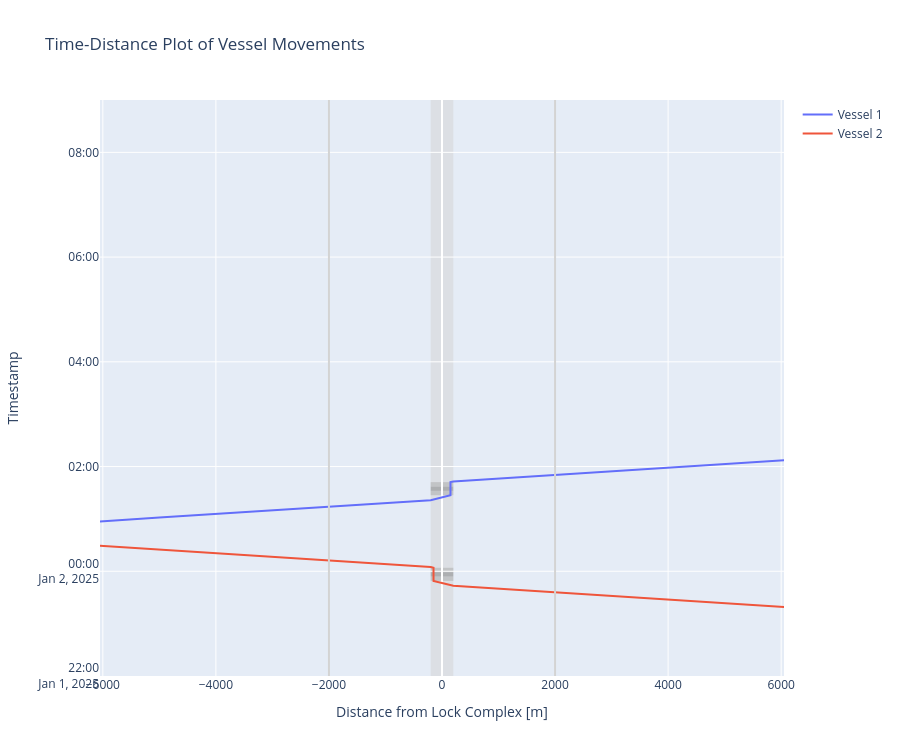

Notebook code for this chart:
### Code cell
def cm_to_pixels(cm):
    return cm * 37.8 # Set figure height to 10 cmfig.update_layout(height=cm_to_pixels(10))

# We can plot the time-distance diagram
fig = lock_2.create_time_distance_plot(vessels = vessels, 
                                       xlimmin = -6050, 
                                       xlimmax = 6050,
                                       ylimmin = pd.Timestamp('2025-01-01 22:00:00'),
                                       ylimmax = pd.Timestamp('2025-01-02 09:00:00'),
                                       method='Plotly')

fig.update_layout(height=cm_to_pixels(20))

### Figure 1 — Plotly figure (JSON) as saved in the notebook; plotly's stock layout.template omitted (floating-point values rounded to 4 significant figures)
{"data": [{"mode": "lines", "name": "Vessel 1", "type": "scatter", "x": [-15000.0, -15000.0, -15000.0, -15000.0, -15000.0, -15000.0, -15000.0, -15000.0, -15000.0, -15000.0, -15000.0, -5000.0, -5000.0, -5000.0, -200.0, -200.0, 150.0, 150.0, 150.0, 150.0, 200.0, 200.0, 5000.0, 5000.0, 5000.0, 340600.0], "y": ["2025-01-01T23:18:20", "2025-01-01T23:38:20", "2025-01-01T23:38:20", "2025-01-01T23:44:00.172786", "2025-01-01T23:49:00.172786", "2025-01-01T23:54:00.172786", "2025-01-01T23:59:00.172786", "2025-01-01T23:59:48.768899", "2025-01-01T23:59:48.768899", "2025-01-02T00:19:48.768899", "2025-01-02T00:19:48.768899", "2025-01-02T01:01:28.768899", "2025-01-02T01:01:28.768899", "2025-01-02T01:01:28.768899", "2025-01-02T01:21:28.768899", "2025-01-02T01:21:28.768899", "2025-01-02T01:27:08.941685", "2025-01-02T01:32:09", "2025-01-02T01:37:09", "2025-01-02T01:42:09", "2025-01-02T01:42:57.596112", "2025-01-02T01:42:57.596112", "2025-01-02T02:02:57.596112", "2025-01-02T02:02:57.596112", "2025-01-02T02:02:57.596112", "2025-01-03T01:21:17.596112"]}, {"mode": "lines", "name": "Vessel 2", "type": "scatter", "x": [340600.0, 5000.0, 5000.0, 5000.0, 200.0, 200.0, -150.0, -150.0, -150.0, -150.0, -200.0, -200.0, -5000.0, -5000.0, -5000.0, -15000.0, -15000.0, -15000.0, -15000.0, -15000.0, -15000.0, -15000.0, -15000.0, -15000.0, -15000.0, -15000.0], "y": ["2025-01-01T00:05:00", "2025-01-01T23:23:20", "2025-01-01T23:23:20", "2025-01-01T23:23:20", "2025-01-01T23:43:20", "2025-01-01T23:43:20", "2025-01-01T23:49:00.172786", "2025-01-01T23:54:00.172786", "2025-01-01T23:59:00.172786", "2025-01-02T00:04:00.172786", "2025-01-02T00:04:48.768899", "2025-01-02T00:04:48.768899", "2025-01-02T00:24:48.768899", "2025-01-02T00:24:48.768899", "2025-01-02T00:24:48.768899", "2025-01-02T01:06:28.768899", "2025-01-02T01:06:28.768899", "2025-01-02T01:26:28.768899", "2025-01-02T01:26:28.768899", "2025-01-02T01:32:08.941685", "2025-01-02T01:37:09", "2025-01-02T01:42:09", "2025-01-02T01:47:09", "2025-01-02T01:47:57.596112", "2025-01-02T01:47:57.596112", "2025-01-02T02:07:57.596112"]}], "layout": {"height": 756, "shapes": [{"fillcolor": "lightgrey", "layer": "below", "line": {"width": 0}, "name": "Lock Geometry", "opacity": 0.5, "type": "rect", "x0": -200, "x1": 200, "y0": "2025-01-01T22:00:00", "y1": "2025-01-02T09:00:00"}, {"fillcolor": "darkgrey", "layer": "below", "line": {"width": 0}, "name": "Lock doors closing", "opacity": 0.5, "type": "rect", "x0": -200, "x1": 200, "y0": "2025-01-01T00:05:00", "y1": "2025-01-01T00:10:00"}, {"fillcolor": "grey", "layer": "below", "line": {"width": 0}, "name": "Lock chamber converting", "opacity": 0.5, "type": "rect", "x0": -200, "x1": 200, "y0": "2025-01-01T00:10:00", "y1": "2025-01-01T00:15:00"}, {"fillcolor": "darkgrey", "layer": "below", "line": {"width": 0}, "name": "Lock doors opening", "opacity": 0.5, "type": "rect", "x0": -200, "x1": 200, "y0": "2025-01-01T00:15:00", "y1": "2025-01-01T00:20:00"}, {"fillcolor": "darkgrey", "layer": "below", "line": {"width": 0}, "name": "Lock doors closing", "opacity": 0.5, "type": "rect", "x0": -200, "x1": 200, "y0": "2025-01-01T23:49:00.172786", "y1": "2025-01-01T23:54:00.172786"}, {"fillcolor": "grey", "layer": "below", "line": {"width": 0}, "name": "Lock chamber converting", "opacity": 0.5, "type": "rect", "x0": -200, "x1": 200, "y0": "2025-01-01T23:54:00.172786", "y1": "2025-01-01T23:59:00.172786"}, {"fillcolor": "darkgrey", "layer": "below", "line": {"width": 0}, "name": "Lock doors opening", "opacity": 0.5, "type": "rect", "x0": -200, "x1": 200, "y0": "2025-01-01T23:59:00.172786", "y1": "2025-01-02T00:04:00.172786"}, {"fillcolor": "darkgrey", "layer": "below", "line": {"width": 0}, "name": "Lock doors closing", "opacity": 0.5, "type": "rect", "x0": -200, "x1": 200, "y0": "2025-01-02T01:27:09", "y1": "2025-01-02T01:32:09"}, {"fillcolor": "grey", "layer": "below", "line": {"width": 0}, "name": "Lock chamber converting", "opacity": 0.5, "type": "rect", "x0": -200, "x1": 200, "y0": "2025-01-02T01:32:09", "y1": "2025-01-02T01:37:09"}, {"fillcolor": "darkgrey", "layer": "below", "line": {"width": 0}, "name": "Lock doors opening", "opacity": 0.5, "type": "rect", "x0": -200, "x1": 200, "y0": "2025-01-02T01:37:09", "y1": "2025-01-02T01:42:09"}, {"line": {"color": "lightgrey"}, "type": "line", "x0": -2000, "x1": -2000, "xref": "x", "y0": 0, "y1": 1, "yref": "y domain"}, {"line": {"color": "lightgrey"}, "type": "line", "x0": 2000, "x1": 2000, "xref": "x", "y0": 0, "y1": 1, "yref": "y domain"}], "showlegend": true, "title": {"text": "Time-Distance Plot of Vessel Movements"}, "xaxis": {"range": [-6050, 6050], "title": {"text": "Distance from Lock Complex [m]"}}, "yaxis": {"range": ["2025-01-01T22:00:00", "2025-01-02T09:00:00"], "title": {"text": "Timestamp"}}}}
